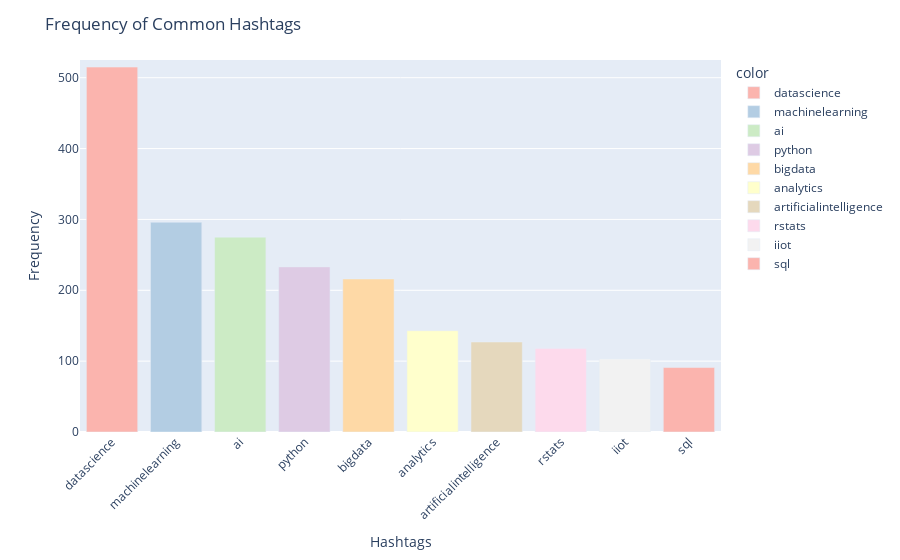

Notebook code for this chart:
### Markdown cell above
## What are the most popular hashtags associated with the event being analyzed?

### Code cell
# Count the frequency of each hashtag again
hashtag_counts = hashtags.value_counts()

# Select the top 10 hashtags by frequency
top_hashtags = hashtag_counts.nlargest(10)

# Create a bar chart of the top 10 hashtags
fig = px.bar(x=top_hashtags.index, y=top_hashtags.values, 
             labels={'x': 'Hashtags', 'y': 'Frequency'},
             color=top_hashtags.index, color_discrete_sequence=px.colors.qualitative.Pastel1)
fig.update_layout(title='Frequency of Common Hashtags',
                  xaxis_tickangle=-45,
                  yaxis_range=[0, max(top_hashtags.values) + 10])
fig.show()

### Figure 1 — Plotly figure (JSON) as saved in the notebook; plotly's stock layout.template omitted (floating-point values rounded to 4 significant figures)
{"data": [{"alignmentgroup": "True", "hovertemplate": "color=datascience<br>Hashtags=%{x}<br>Frequency=%{y}<extra></extra>", "legendgroup": "datascience", "marker": {"color": "rgb(251,180,174)", "pattern": {"shape": ""}}, "name": "datascience", "offsetgroup": "datascience", "orientation": "v", "showlegend": true, "textposition": "auto", "type": "bar", "x": ["datascience"], "xaxis": "x", "y": [515], "yaxis": "y"}, {"alignmentgroup": "True", "hovertemplate": "color=machinelearning<br>Hashtags=%{x}<br>Frequency=%{y}<extra></extra>", "legendgroup": "machinelearning", "marker": {"color": "rgb(179,205,227)", "pattern": {"shape": ""}}, "name": "machinelearning", "offsetgroup": "machinelearning", "orientation": "v", "showlegend": true, "textposition": "auto", "type": "bar", "x": ["machinelearning"], "xaxis": "x", "y": [296], "yaxis": "y"}, {"alignmentgroup": "True", "hovertemplate": "color=ai<br>Hashtags=%{x}<br>Frequency=%{y}<extra></extra>", "legendgroup": "ai", "marker": {"color": "rgb(204,235,197)", "pattern": {"shape": ""}}, "name": "ai", "offsetgroup": "ai", "orientation": "v", "showlegend": true, "textposition": "auto", "type": "bar", "x": ["ai"], "xaxis": "x", "y": [275], "yaxis": "y"}, {"alignmentgroup": "True", "hovertemplate": "color=python<br>Hashtags=%{x}<br>Frequency=%{y}<extra></extra>", "legendgroup": "python", "marker": {"color": "rgb(222,203,228)", "pattern": {"shape": ""}}, "name": "python", "offsetgroup": "python", "orientation": "v", "showlegend": true, "textposition": "auto", "type": "bar", "x": ["python"], "xaxis": "x", "y": [233], "yaxis": "y"}, {"alignmentgroup": "True", "hovertemplate": "color=bigdata<br>Hashtags=%{x}<br>Frequency=%{y}<extra></extra>", "legendgroup": "bigdata", "marker": {"color": "rgb(254,217,166)", "pattern": {"shape": ""}}, "name": "bigdata", "offsetgroup": "bigdata", "orientation": "v", "showlegend": true, "textposition": "auto", "type": "bar", "x": ["bigdata"], "xaxis": "x", "y": [216], "yaxis": "y"}, {"alignmentgroup": "True", "hovertemplate": "color=analytics<br>Hashtags=%{x}<br>Frequency=%{y}<extra></extra>", "legendgroup": "analytics", "marker": {"color": "rgb(255,255,204)", "pattern": {"shape": ""}}, "name": "analytics", "offsetgroup": "analytics", "orientation": "v", "showlegend": true, "textposition": "auto", "type": "bar", "x": ["analytics"], "xaxis": "x", "y": [143], "yaxis": "y"}, {"alignmentgroup": "True", "hovertemplate": "color=artificialintelligence<br>Hashtags=%{x}<br>Frequency=%{y}<extra></extra>", "legendgroup": "artificialintelligence", "marker": {"color": "rgb(229,216,189)", "pattern": {"shape": ""}}, "name": "artificialintelligence", "offsetgroup": "artificialintelligence", "orientation": "v", "showlegend": true, "textposition": "auto", "type": "bar", "x": ["artificialintelligence"], "xaxis": "x", "y": [127], "yaxis": "y"}, {"alignmentgroup": "True", "hovertemplate": "color=rstats<br>Hashtags=%{x}<br>Frequency=%{y}<extra></extra>", "legendgroup": "rstats", "marker": {"color": "rgb(253,218,236)", "pattern": {"shape": ""}}, "name": "rstats", "offsetgroup": "rstats", "orientation": "v", "showlegend": true, "textposition": "auto", "type": "bar", "x": ["rstats"], "xaxis": "x", "y": [118], "yaxis": "y"}, {"alignmentgroup": "True", "hovertemplate": "color=iiot<br>Hashtags=%{x}<br>Frequency=%{y}<extra></extra>", "legendgroup": "iiot", "marker": {"color": "rgb(242,242,242)", "pattern": {"shape": ""}}, "name": "iiot", "offsetgroup": "iiot", "orientation": "v", "showlegend": true, "textposition": "auto", "type": "bar", "x": ["iiot"], "xaxis": "x", "y": [103], "yaxis": "y"}, {"alignmentgroup": "True", "hovertemplate": "color=sql<br>Hashtags=%{x}<br>Frequency=%{y}<extra></extra>", "legendgroup": "sql", "marker": {"color": "rgb(251,180,174)", "pattern": {"shape": ""}}, "name": "sql", "offsetgroup": "sql", "orientation": "v", "showlegend": true, "textposition": "auto", "type": "bar", "x": ["sql"], "xaxis": "x", "y": [91], "yaxis": "y"}], "layout": {"barmode": "relative", "legend": {"title": {"text": "color"}, "tracegroupgap": 0}, "margin": {"t": 60}, "title": {"text": "Frequency of Common Hashtags"}, "xaxis": {"anchor": "y", "domain": [0, 1], "tickangle": -45, "title": {"text": "Hashtags"}}, "yaxis": {"anchor": "x", "domain": [0, 1], "range": [0, 525], "title": {"text": "Frequency"}}}}
